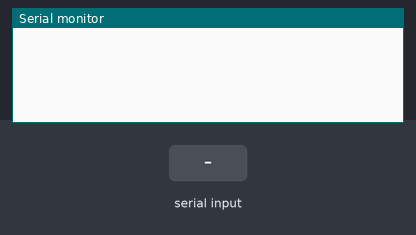
Recording of a sketch running on a simulated Arduino Uno, built with avr-gcc and run on an emulated ATmega328P. Parts: the last lines printed to the serial monitor. The inputs (shaded band) are chosen by the test bench.

Above: at 1.2 s.
1.3 s: "90,45\n" received over Serial
At 1.9 s:
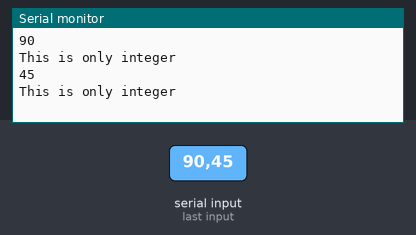
2.8 s: "30,150\n" received over Serial
At 3.6 s:
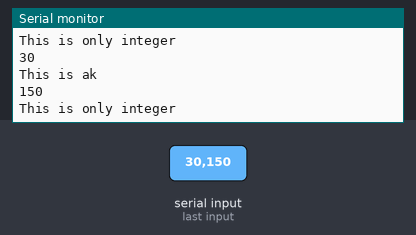
4.3 s: "10\n" received over Serial
At 5.1 s:
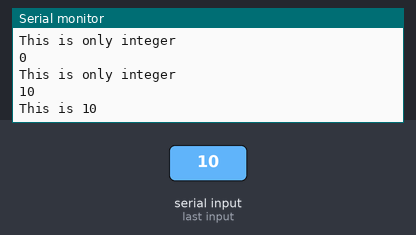
Timing chart, 0 to 7.3 s (numbered marks = the images above; inputs shaded):
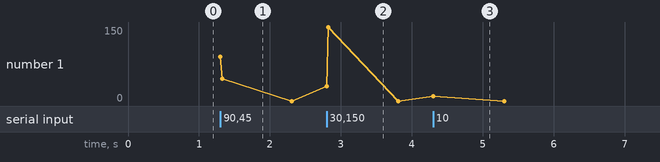

Measured:
- after the input at 1.3 s, the serial monitor: prints a new line at once (image 1)
- after the input at 2.8 s, the serial monitor: prints a new line at once (image 2)
- after the input at 4.3 s, the serial monitor: prints a new line at once (image 3)

The sketch:

fun.ino
```cpp
void setup() {
  Serial.begin(9600);

}

void loop() {
  aa();

}

void aa(){
  int a;
  int b= 10;

  if(Serial.available() > 0){
    a = Serial.parseInt();
    Serial.println(a);
    // Serial.println(b);
    if(a == 10){
      Serial.println("This is 10");
    }
    else if(a == 20){
      Serial.println("This is 20");
    }
    else if(a == 30){
      ak();
    }
    else{
      Serial.println("This is only integer");
    }
  }
}

void ak(){
  Serial.println("This is ak");
}
```
